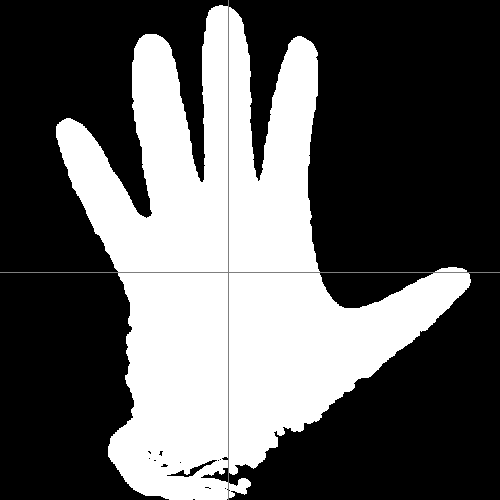
#> input picture Projet/Python/Others/imTest_2021-01-20_07_47_3.png, 500 x 500 px, given as the content of the folder TrainImages/, which was not available
$ python trainSVM.py
#> lines starting #> are read from the running program, lines starting #| are printed output that depends on the picture; after the words box and inside, x2 and y2 are one past the last pixel; in counts of white or black regions, pixels touching at a corner belong together; pictures that were not available may be replaced by others from this repository, and a replacement may not be noted
### Projet/Python/DetectParams.py
import numpy as np
import cv2
from math import sqrt, floor
import matplotlib.pyplot as plt
import time

def getParameters(im, seg):
    # List of relevant parameters
    paramsSet = np.zeros([1,17])

    # Include bounding box size and covered area
    shape = np.shape(seg)
    # paramsSet[:,0:2] = np.array(shape)[0:2]
    area = np.sum(seg)
    paramsSet[:,2] = area/(shape[0]*shape[1])/255

    # Get gravity center
    Gcenter = getGravityCenter(seg)
    # Include gravity center
    paramsSet[:,3:5] = [Gcenter[0]/shape[0], Gcenter[1]/shape[1]]

    #NOT RELEVANT
    # #Surface above and under the gravity center
    # ST = np.sum(seg[:floor(Gcenter[0]),:])/area
    # SB = np.sum(seg[floor(Gcenter[0]):,:])/area
    # print(SB, ST)

    # Include maximum signed distance
    SignDist = getSignedDistance(seg,Gcenter)
    paramsSet[:,5:7] = [SignDist[0]/shape[0], SignDist[1]/shape[1]]

    grad = GetGradient(seg)
    # ids = np.argwhere(grad > 0)
    if np.sum(grad) != 0 :
        listPts = np.array(getConvexEnvelop(grad))

        nbHT = np.sum(listPts[:,0] > Gcenter[0])
        nbHB = listPts.shape[0] - nbHT
        paramsSet[:,7] = nbHT
        paramsSet[:,8] = nbHB

        listPts = np.array(cleanConvex(listPts))


        # [6 lines of commented-out code are left out]

        nbHT = np.sum(listPts[:,0] > Gcenter[0])
        nbHB = listPts.shape[0] - nbHT
        paramsSet[:,9] = nbHT
        paramsSet[:,10] = nbHB

        #NOT RELEVANT
        # a = np.mean(np.linalg.norm(listPts[:-1] - listPts[1:], axis = 1))
        # print(a/(sqrt(seg.shape[0]*seg.shape[0] + seg.shape[1]*seg.shape[1])))
        #NOT REVLEVANT
        # sortGradPts(ids)

        #TO BE DISCUSSED
        # getNbFing(listPts, grad)

    vects = getPCADir(seg)
    ProjCaract = getProjCaract(seg, vects)
    paramsSet[:,0:2] = ProjCaract[0:2]
    paramsSet[:,11:17] = ProjCaract[2:]

    # print(np.array(paramsSet)[:,7:])

    return paramsSet

def getGravityCenter(seg):
    # Sum of the square along x and y axis
    Sx = np.sum(seg, axis = 1)
    Sy = np.sum(seg, axis = 0)
    # Normalization
    Sx = Sx / np.max(Sx)
    Sy = Sy / np.max(Sy)
    # Get indexes with non zeros
    idx = np.argwhere(Sx)
    idy = np.argwhere(Sy)
    # Get gravity center
    centerx = np.sum(idx*Sx[idx]) / np.sum(Sx[idx])
    centery = np.sum(idy*Sy[idy]) / np.sum(Sy[idy])

    return [centerx, centery]

def getSignedDistance(seg, G):
    d = [0,0]

    # Sum of the square along x and y axis
    sx = np.nonzero(np.sum(seg, 0))
    sy = np.nonzero(np.sum(seg, 1))

    #Get the furthest indexes
    xmin, xmax = sx[0][0], sx[0][-1]
    ymin, ymax = sy[0][0], sy[0][-1]

    #Caculate the distance between the extremes and the gravity center
    Gx = [G[0] - xmin, G[0] - xmax]
    Gy = [G[1] - ymin, G[1] - ymax]

    #Maximum distance
    distx = np.max(np.abs(Gx))
    disty = np.max(np.abs(Gy))

    #Update the sined distance
    if distx == abs(Gx[0]): d[0] = Gx[0]
    else : d[0] = Gx[1]

    if disty == abs(Gy[0]) : d[1] = Gy[1]
    else : d[1] = Gy[1]

    return d


def GetGradient(BWim):
    # Gradient à partir des filtres de Sobel
    SobelHcontours = np.array([[-1,-1,-1], [0,0,0], [1,1,1]])
    SobelVcontours = np.array([[-1,0,1], [-1,0,1], [-1,0,1]])

    #Segmentation des contours horizontaux
    gradH = cv2.filter2D(np.int16(BWim/255), -1, SobelHcontours)
    #Segmentation des contours verticaux
    gradV = cv2.filter2D(np.int16(BWim/255), -1, SobelVcontours)
    #Norme du gradient
    im = (gradH*gradH + gradV*gradV)
    im = (im+np.min(im))/(np.max(im)+np.min(im)+0.00001)*255

    # [13 lines of commented-out code are left out]

    return im

def getConvexEnvelop(gradIm):
    #Indexes vers gradient is nonzero
    ids = np.argwhere(gradIm > 0)
    #minimum x value
    xmin = np.argwhere(np.min(ids[:,0]) == ids[:,0])
    #Initialization of the lists of the points of the convex envelop
    listPoints = [ids[xmin[0][0],:]]

    while True:

        cosmax = 0

        #Check si la liste ne contient qu'un point et considère le point précédent
        if len(listPoints) <= 1:
            former = np.copy(ids[xmin[0][0],:])
            former[1] -= 1
        else :
            former = listPoints[-2]

        #Récupère le point actuel
        current = listPoints[-1]

        #Normalisation des vecteurs
        v1 = (former - current)/np.linalg.norm(former-current)
        v2s = (ids - current)

        v2sN = np.reshape(np.linalg.norm(v2s, axis = 1), [v2s.shape[0], 1])
        v2s = np.divide(v2s,v2sN+0.00001)

        #Calcul du cos
        coss = np.dot(v2s,v1)
        coss[xmin] = 1

        #Conservation du cos minimum
        xmin = np.argwhere(coss == np.min(coss))[0][0]
        listPoints.append(ids[xmin,:])

        if np.linalg.norm(listPoints[0] - listPoints[-1]) == 0:
            break


    p0 = listPoints[0]
    for point in listPoints[1:]:
        cv2.line(gradIm, tuple(np.flip(p0)), tuple(np.flip(point)), (127), thickness=8)
        p0 = point

    cv2.imshow('im',gradIm)

    return listPoints

# [70 lines left out: function getNbFing, not called in this run]

def cleanConvex(listPts):
    listCleaned = [listPts[0]]

    for p in listPts[1:]:
        v = listCleaned[-1] - p
        if (np.linalg.norm(v) > 50):
            listCleaned.append(p)


    return listCleaned

def getCaractDir(h1):
    plt.plot(h1)
    maxix = np.argwhere(h1 == np.max(h1))[0][0]

    maxiVal = h1[maxix]
    thresh = 3.0/4.0*maxiVal

    PT = 1.0*(h1 > thresh)
    # plt.plot(PT*maxiVal)
    # plt.plot(np.gradient(PT)*maxiVal)
    plt.show()

    G = np.gradient(PT)[range(0,PT.shape[0], 2)]

    nbMaxis = np.sum(G == 0.5)

    numP = np.argwhere(G > 0)
    numN = np.argwhere(G < 0)

    # [6 lines of commented-out code are left out]

    if ( (not(np.size(numP) == 0)) and ( not (np.size(numN) == 0)) ) :
        if not (numP[0]<numN[0]):
            print("numP impair %d", )
            numN=numN[1:]
            print(np.size(numP))
            print("numP impair %d",np.size(numP))

    if ( (not(np.size(numP) == 0)) and ( not (np.size(numN) == 0)) ) :
        if not (numP[-1]<numN[-1]):

            numP=numP[0:-1]
            print("numN impair %d",np.size(numN))

    sizeInt = (numN - numP)[:,0]

    nbMaxis -= np.sum(sizeInt < 5)

    # maxix /= sInit[0]

    return maxix, nbMaxis


def getProjCaract(seg, dir):
    sInit = seg.shape

    projx = np.sum(seg, axis = 0)
    projy = np.sum(seg, axis = 1)

    #Size of the true bounding box compared to the square box
    sx, sy = np.sum(projx != 0)/projx.shape[0], np.sum(projy != 0)/projy.shape[0]

    #Mean value and standard Deviations
    argx = np.argwhere(projx>0)
    argy = np.argwhere(projy>0)
    mux = np.sum(projx[argx]*argx)/np.sum(projx[argx])/sInit[0]
    muy = np.sum(projy[argy]*argy)/np.sum(projy[argy])/sInit[1]

    h0, h1 = getProjection(seg, dir)

    plt.figure(0)
    plt.plot(h0)
    plt.plot(h1)


    # [40 lines of commented-out code are left out]

    maxix, nbMaxis = getCaractDir(h0)
    maxiy, nbMaxisy = getCaractDir(h1)
    maxix /= sInit[0]
    maxiy /= sInit[1]

    # [10 lines of commented-out code are left out]

    return [sx, sy, mux, muy, maxix, nbMaxis, maxiy, nbMaxisy]


def getProjection(seg, dir):
    ids = np.argwhere(seg)
    segS = seg.shape

    coss0 = np.floor(np.dot(ids, dir[0,:]))
    coss1 = np.floor(np.dot(ids, dir[1,:]))

    h0 = np.histogram(coss0, bins = floor(np.max(coss0)-np.min(coss0)))
    h1 = np.histogram(coss1, bins = floor(np.max(coss1)-np.min(coss1)))

    # [7 lines of commented-out code are left out]
    return h0[0], h1[0]


######################################
# NOT RELEVANT : TOO LONG TO COMPUTE #
######################################
# [19 lines left out: function sortGradPts, not called in this run]


    # print(listPts[0], listPts[-1])

def getPCADir(seg):
    ids = np.argwhere(seg)
    mu = np.mean(ids, 0)

    idsC = ids - mu
    Px = np.matmul(np.transpose(idsC), (idsC))

    lambd, vect = np.linalg.eig(Px)


    cv2.line(seg, tuple([floor(seg.shape[0]/2), floor(seg.shape[1]/2)]), tuple([floor(seg.shape[0]/2 + 50*vect[0,0]), floor(seg.shape[1]/2 + 50*vect[0,1])]), 0)
    cv2.line(seg, tuple([floor(seg.shape[0]/2), floor(seg.shape[1]/2)]), tuple([floor(seg.shape[0]/2 + 50*vect[1,0]), floor(seg.shape[1]/2 + 50*vect[1,1])]), 0)

    cv2.imshow('.', seg)
    # plt.figure(0)
    # plt.plot([1,1])
    # plt.show()
    return vect

### Projet/Python/trainSVM.py
import numpy as np
import cv2
import os
import DetectParams
from sklearn import svm, metrics
from sklearn.multiclass import OneVsOneClassifier, OneVsRestClassifier
from sklearn.model_selection import GridSearchCV
import pickle

def GetParametersFromFiles(file):
    #Read the image
    im = cv2.imread(file, cv2.IMREAD_GRAYSCALE)
    #Get indexes of the label and extract the label
    id1 = file.rfind('_')
    id2 = file.rfind('.')
    label = int(file[id1+1:id2])
    # print(label)
    #Get the parameters from the image
    params = DetectParams.getParameters(im, im)

    return label, params

def GetParametersFromDir(dirPath):
    #Read data path
    listFiles = [dirPath + f for f in os.listdir(dirPath) if f.endswith(".png")]

    #Initialize Labels and parameters associated
    L = []
    Params = []

    for f in listFiles :
        #Get the label and the parameters of each file
        label, params = GetParametersFromFiles(f)

        #Concatenate labels and parameters
        L.append(label)
        Params.append(params)

    return L, Params


def main():
    parameters = {'estimator__C':[1, 20, 50, 100, 150], 'estimator__kernel':['linear', 'rbf']}

    #Path where images are located
    pathToRead = "TrainImages/"
    pathToReadTest = "TrainImages/"

    #Get the labels and parameters to train the SVM
    L, Params = GetParametersFromDir(pathToRead)
#> in GetParametersFromFiles, im is the input picture: shape (500, 500); min 0, max 255, mean 93.1
#> in getParameters, `area = np.sum(seg)`: area = 23266593
#> in getGravityCenter, `Sx = np.sum(seg, axis = 1)`: Sx = 500 values, max 81217 at index 308, min 127 at index 0, mean 46533.2
#> in getGravityCenter, `Sy = np.sum(seg, axis = 0)`: Sy = 500 values, max 124567 at index 219, min 127 at index 0, mean 46533.2
#> in getGravityCenter, `Sx = Sx / np.max(Sx)`: Sx = 500 values, max 1 at index 308, min 0.00156 at index 0, mean 0.573
#> in getGravityCenter, `Sy = Sy / np.max(Sy)`: Sy = 500 values, max 1 at index 219, min 0.00102 at index 0, mean 0.374
#> in getGravityCenter, `idx = np.argwhere(Sx)`: idx = 500 values from 0 to 499
#> in getGravityCenter, `centerx = np.sum(idx*Sx[idx]) / np.sum(Sx[idx])`: centerx = 272.3
#> in getGravityCenter, `centery = np.sum(idy*Sy[idy]) / np.sum(Sy[idy])`: centery = 228.4
#> in getParameters, `Gcenter = getGravityCenter(seg)`: Gcenter = [272.3, 228.4]
#> in getSignedDistance, `xmin, xmax = sx[0][0], sx[0][-1]`: xmin = 0; xmax = 499
#> in getSignedDistance, `ymin, ymax = sy[0][0], sy[0][-1]`: ymin = 0; ymax = 499
#> in getSignedDistance, `Gx = [G[0] - xmin, G[0] - xmax]`: Gx = [272.3, -226.7]
#> in getSignedDistance, `Gy = [G[1] - ymin, G[1] - ymax]`: Gy = [228.4, -270.6]
#> in getSignedDistance, `distx = np.max(np.abs(Gx))`: distx = 272.3
#> in getSignedDistance, `disty = np.max(np.abs(Gy))`: disty = 270.6
#> in getParameters, `SignDist = getSignedDistance(seg,Gcenter)`: SignDist = [272.3, -270.6]
#> in GetGradient, `gradH = cv2.filter2D(np.int16(BWim/255), -1, SobelHcontours)`:
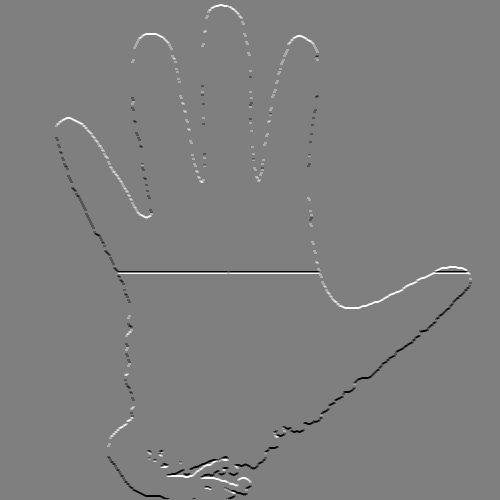
#> gradH: shape (500, 500) int16; min -3, max 3, mean 0.00143; drawn with min black and max white
#> in GetGradient, `gradV = cv2.filter2D(np.int16(BWim/255), -1, SobelVcontours)`:
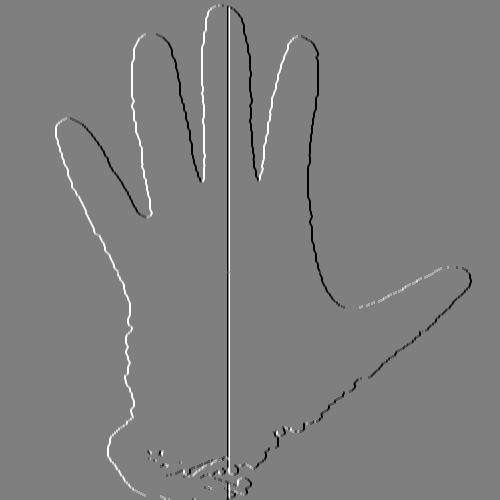
#> gradV: shape (500, 500) int16; min -3, max 3, mean 0; drawn with min black and max white
#> in GetGradient, `im = (gradH*gradH + gradV*gradV)`:
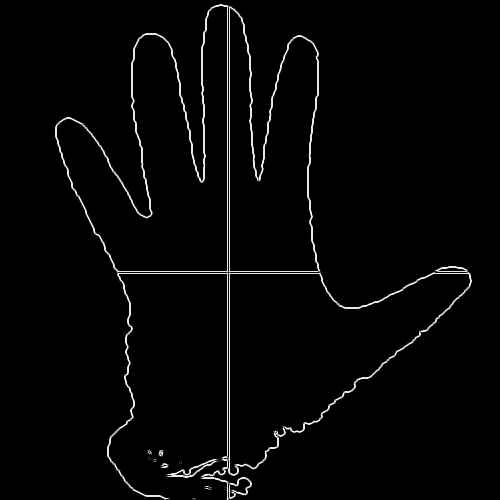
#> im: shape (500, 500) int16; min 0, max 10, mean 0.221; drawn with min black and max white
#> in getConvexEnvelop, `ids = np.argwhere(gradIm > 0)`: ids = 7931 pairs, first value 4 to 499, second value 55 to 471
#> in getConvexEnvelop, `xmin = np.argwhere(np.min(ids[:,0]) == ids[:,0])`: xmin = [0, 1, 2, 3, 4, 5]
#> in getConvexEnvelop, `listPoints = [ids[xmin[0][0],:]]`: listPoints = [[4, 218]]
#> the loop in getConvexEnvelop, `while True: ` made 30 passes
#> (current, v1, xmin) on passes 2 to 9: ([5, 228], [-0.0995, -0.995], 38), ([6, 231], [-0.316, -0.949], 312), ([35, 302], [-0.378, -0.926], 368), ([37, 306], [-0.447, -0.894], 436), ([40, 311], [-0.514, -0.857], 502), ([43, 314], [-0.707, -0.707], 4583), ([273, 470], [-0.828, -0.561], 4667), ([278, 471], [-0.981, -0.196], 4747)
#> after the loop in getConvexEnvelop, `while True:`: listPoints = 31 pairs, first value 4 to 499, second value 55 to 471
#> in getConvexEnvelop, `p0 = listPoints[0]`: p0 = [4, 218]
#> the loop in getConvexEnvelop, `for point in listPoints[1:]:` made 30 passes
#> p0 on passes 1 to 8: [5, 228], [6, 231], [35, 302], [37, 306], [40, 311], [43, 314], [273, 470], [278, 471]
#> after the loop in getConvexEnvelop, `for point in listPoints[1:]:`:
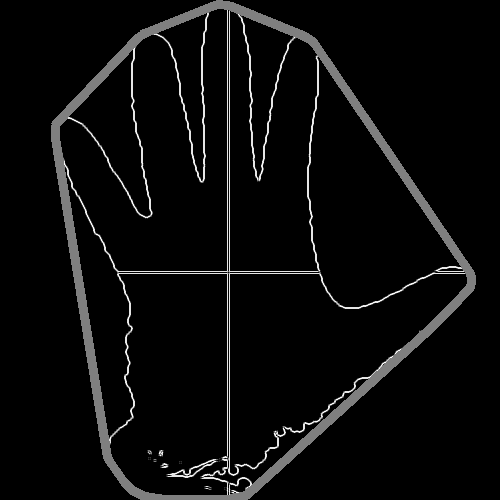
#> gradIm: shape (500, 500) float64; min 0, max 255, mean 11.2
#> in getConvexEnvelop, `cv2.imshow('im',gradIm)`:
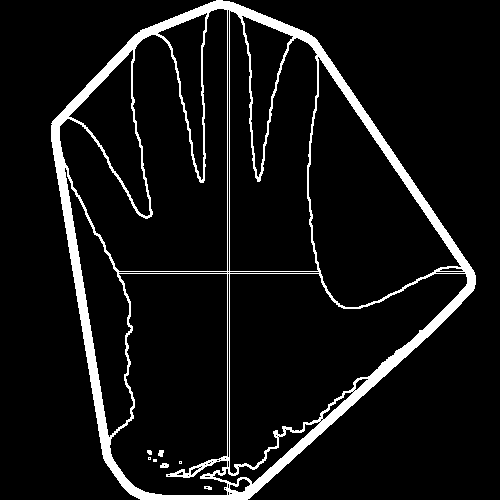
#> window 'im': shape (500, 500); 7.6% white; 8 white regions (3 under 20 px), largest, box (x1, y1, x2, y2) and area: (51, 0, 476, 500) 18972, (160, 463, 169, 468) 37, (158, 450, 164, 457) 33, (204, 486, 212, 490) 24, (147, 450, 152, 455) 21
#> in getParameters, `listPts = np.array(getConvexEnvelop(grad))`: listPts has the same summary as listPoints in getConvexEnvelop
#> in getParameters, `nbHT = np.sum(listPts[:,0] > Gcenter[0])`: nbHT = 16
#> in getParameters, `nbHB = listPts.shape[0] - nbHT`: nbHB = 15
#> in cleanConvex, `listCleaned = [listPts[0]]`: listCleaned = [[4, 218]]
#> the loop in cleanConvex, `for p in listPts[1:]:` made 30 passes
#> (p, v) on passes 1 to 8: ([5, 228], [-1, -10]), ([6, 231], [-2, -13]), ([35, 302], [-31, -84]), ([37, 306], [-2, -4]), ([40, 311], [-5, -9]), ([43, 314], [-8, -12]), ([273, 470], [-238, -168]), ([278, 471], [-5, -1])
#> after the loop in cleanConvex, `for p in listPts[1:]:`: listCleaned = [[4, 218], [35, 302], [273, 470], [330, 428], [494, 247], [499, 164], [462, 110], [138, 55], [37, 138], [5, 214]]
#> in getParameters, `listPts = np.array(cleanConvex(listPts))`: listPts has the same summary as listCleaned in cleanConvex
#> in getParameters, `nbHT = np.sum(listPts[:,0] > Gcenter[0])`: nbHT = 5
#> in getPCADir, `ids = np.argwhere(seg)`: ids = 91743 pairs, first value 0 to 499, second value 0 to 499
#> in getPCADir, `mu = np.mean(ids, 0)`: mu = [272.2, 228.4]
#> in getPCADir, `idsC = ids - mu`: idsC = 91743 pairs, first value -272.2 to 226.8, second value -228.4 to 270.6
#> in getPCADir, `Px = np.matmul(np.transpose(idsC), (idsC))`: Px = [[1.3e+09, 79307963.9], [79307963.9, 572127470.7]]
#> in getPCADir, `lambd, vect = np.linalg.eig(Px)`: lambd = [1.31e+09, 563595622.5]; vect = [[0.994, -0.107], [0.107, 0.994]]
#> in getProjCaract, `projx = np.sum(seg, axis = 0)`: projx = 500 values, max 124567 at index 219, min 127 at index 0, mean 46483
#> in getProjCaract, `projy = np.sum(seg, axis = 1)`: projy = 500 values, max 81217 at index 308, min 127 at index 0, mean 46483
#> in getProjCaract, `sx, sy = np.sum(projx != 0)/projx.shape[0], np.sum(projy != 0)/projy.s..`: sx = 1
#> in getProjCaract, `argx = np.argwhere(projx>0)`: argx = 500 values from 0 to 499
#> in getProjCaract, `mux = np.sum(projx[argx]*argx)/np.sum(projx[argx])/sInit[0]`: mux = 0.457
#> in getProjCaract, `muy = np.sum(projy[argy]*argy)/np.sum(projy[argy])/sInit[1]`: muy = 0.545
#> in getProjection, `ids = np.argwhere(seg)`: ids = 91644 pairs, first value 0 to 499, second value 0 to 499
#> in getProjCaract, `h0, h1 = getProjection(seg, dir)`: h0 = 503 values, max 323 at index 294, min 1 at index 0, mean 182.2; h1 = 496 values, max 497 at index 198, min 1 at index 0, mean 184.8
#> in getCaractDir, `maxix = np.argwhere(h1 == np.max(h1))[0][0]`: maxix = 294
#> in getCaractDir, `maxiVal = h1[maxix]`: maxiVal = 323
#> in getCaractDir, `thresh = 3.0/4.0*maxiVal`: thresh = 242.2
#> in getCaractDir, `PT = 1.0*(h1 > thresh)`: PT = 503 values, max 1 at index 242, min 0 at index 0, mean 0.237
#> in getCaractDir, `plt.show()`:
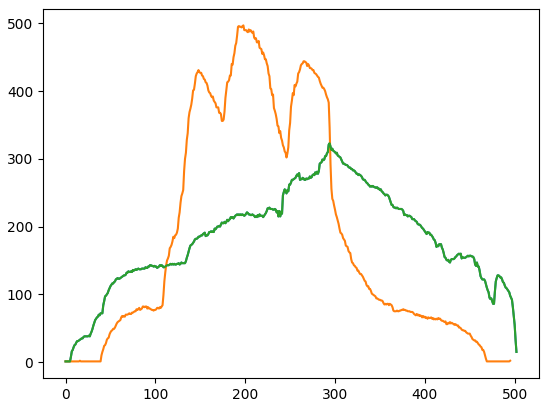
#> figure drawn by matplotlib, 1 panel; curve peaks at x = 294, y = 323; curve peaks at x = 198, y = 497; curve peaks at x = 294, y = 323
#> in getCaractDir, `G = np.gradient(PT)[range(0,PT.shape[0], 2)]`: G = 252 values, max 0.5 at index 121, min -0.5 at index 180, mean 0
#> in getCaractDir, `nbMaxis = np.sum(G == 0.5)`: nbMaxis = 1
#> in getCaractDir, `numP = np.argwhere(G > 0)`: numP = [121]
#> in getCaractDir, `numN = np.argwhere(G < 0)`: numN = [180]
#> in getCaractDir, `sizeInt = (numN - numP)[:,0]`: sizeInt = [59]
#> in getProjCaract, `maxix, nbMaxis = getCaractDir(h0)`: maxix = 294; nbMaxis = 1
#> in getCaractDir (call 2), `maxix = np.argwhere(h1 == np.max(h1))[0][0]`: maxix = 198
#> in getCaractDir (call 2), `maxiVal = h1[maxix]`: maxiVal = 497
#> in getCaractDir (call 2), `thresh = 3.0/4.0*maxiVal`: thresh = 372.8
#> in getCaractDir (call 2), `PT = 1.0*(h1 > thresh)`: PT = 496 values, max 1 at index 139, min 0 at index 0, mean 0.262
#> in getCaractDir (call 2), `plt.show()`:
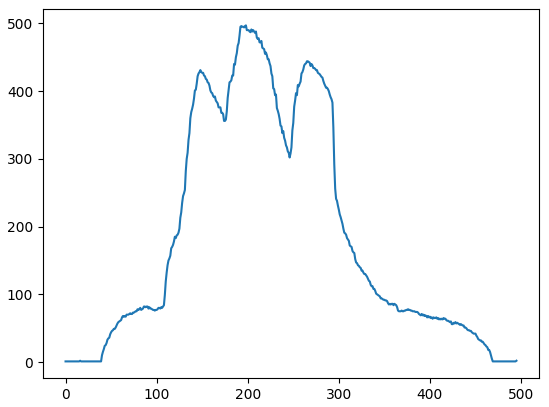
#> figure drawn by matplotlib, 1 panel; curve peaks at x = 198, y = 497
#> in getCaractDir (call 2), `G = np.gradient(PT)[range(0,PT.shape[0], 2)]`: G = 248 values, max 0.5 at index 69, min -0.5 at index 85, mean 0
#> in getCaractDir (call 2), `nbMaxis = np.sum(G == 0.5)`: nbMaxis = 3
#> in getCaractDir (call 2), `numP = np.argwhere(G > 0)`: numP = [69, 89, 125]
#> in getCaractDir (call 2), `numN = np.argwhere(G < 0)`: numN = [85, 116, 147]
#> in getCaractDir (call 2), `sizeInt = (numN - numP)[:,0]`: sizeInt = [16, 27, 22]
#> in getProjCaract, `maxiy, nbMaxisy = getCaractDir(h1)`: maxiy = 198; nbMaxisy = 3
#> in getProjCaract, `maxix /= sInit[0]`: maxix = 0.588
#> in getProjCaract, `maxiy /= sInit[1]`: maxiy = 0.396
#> in getParameters, `ProjCaract = getProjCaract(seg, vects)`: ProjCaract = [1, 1, 0.457, 0.545, 0.588, 1, 0.396, 3]
#> in GetParametersFromDir, `label, params = GetParametersFromFiles(f)`: label = 3
#> L = [3]; Params = 1 item
    LTest, ParamsTest = GetParametersFromDir(pathToReadTest)
#> the loop in getConvexEnvelop (call 2), `while True: ` made 30 passes
#> the loop in getConvexEnvelop (call 2), `for point in listPoints[1:]:` made 30 passes
#> the loop in cleanConvex (call 2), `for p in listPts[1:]:` made 30 passes
#> LTest = [3]; ParamsTest = 1 item

    #Reshape l'organisation des données
    Params = np.reshape(Params, [np.shape(Params)[0], np.shape(Params)[2]])
    ParamsTest = np.reshape(ParamsTest, [np.shape(ParamsTest)[0], np.shape(ParamsTest)[2]])

    #Creation de la SVM
    mySVM = OneVsRestClassifier(svm.SVC())
    clf = GridSearchCV(mySVM, parameters, cv=5)
    # mySVM.fit(Params, L)

#> (the run stopped early here; a loop or call above may not have finished)
